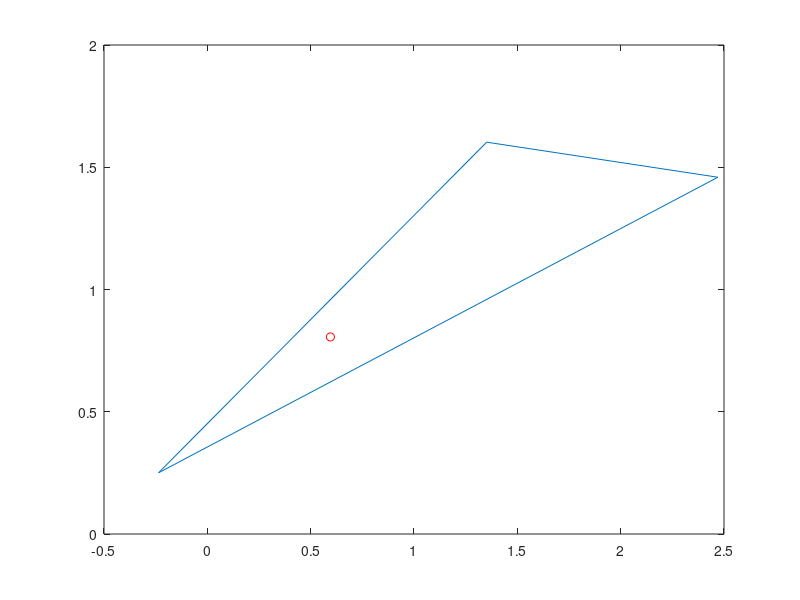

Source code (MATLAB): (Note: this script raises an error after producing the figure.)
clc;clear;clf;
rng(sum(100*clock));
D1 = 0.2*rand;
d1 = 0.2*rand;
Flag = 1;
st = 0;
while Flag == 1 && st<100
    st = st+1;
    x1 = 3*rand()-1;
    x2 = 3*rand();
    x3 = 3*rand();
    y1 = 3*rand();
    y2 = 3*rand()-1;
    y3 = 3*rand();

    tx = [x1 x2 x3 x1];
    ty = [y1 y2 y3 y1];
    A = [x1 y1 0]; 
    B = [x2 y2 0]; 
    C = [x3 y3 0]; 
    plot(tx,ty);
    hold on;
    % x,y是O
    for i = 1:32
        x = x1 + cos(i*pi/16);
        y = y1 + sin(i*pi/16);
        O = [x y 0]; 
        AB = A-B;
        AP = A-O;
        AC = A-C;
        BA = B-A;
        BP = B-O;
        BC = B-C;
        BABP = cross(BA,BP);
        BPBC = cross(BP,BC);
        ABAP = cross(AB,AP);
        APAC = cross(AP,AC);
        if BABP(3)*BPBC(3) > 0 &&  ABAP(3)*APAC(3) > 0
            plot(x,y,'ro');
            [res, conver_rate] = caculate(A,B,C,O);
            disp(triangle_inner_point_method(res,D1,d1))
            disp(conver_rate)
            Flag = 0;
            break
        else
            continue
        end
    end
    if Flag == 1
        hold off
        disp("未找到");
    end
end
 

 

 
 
 